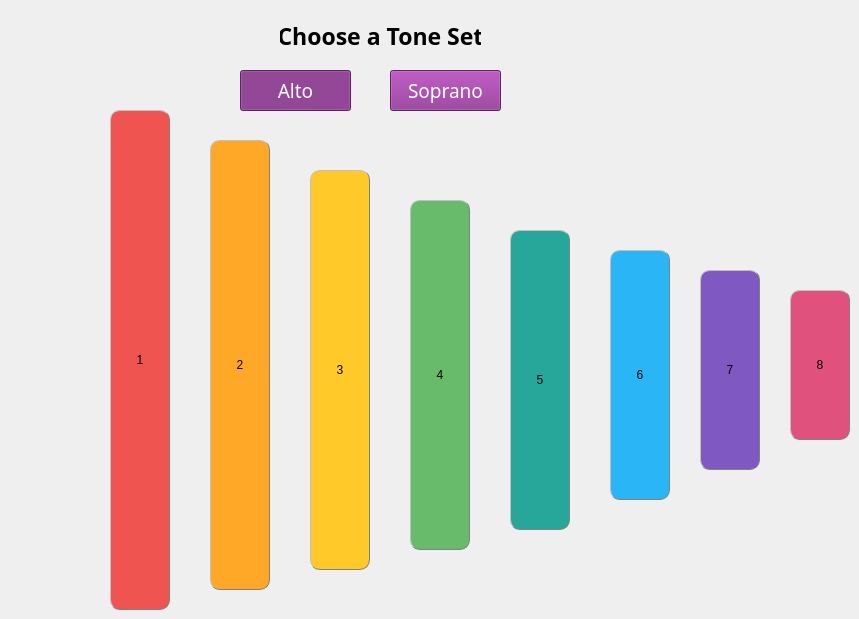
        <widget class="QWidget" name="xylophoneTab">
         <attribute name="icon">
          <iconset resource="../../../../../images.qrc">
           <normaloff>:/icons/icons/xylophone-icon.png</normaloff>:/icons/icons/xylophone-icon.png</iconset>
         </attribute>
         <attribute name="title">
          <string/>
         </attribute>
         <widget class="QPushButton" name="Xylophone8KeyPushButton">
          <property name="geometry">
           <rect>
            <x>790</x>
            <y>290</y>
            <width>60</width>
            <height>150</height>
           </rect>
          </property>
          <property name="styleSheet">
           <string notr="true">QPushButton {
	border: 1.1px grey;
    border-radius: 10px;
    border-style: outset;
	background-color: rgb(224, 81, 125);
    }

QPushButton:hover {
	background-color: rgb(173, 63, 97);
    }

QPushButton:pressed {
	background-color: rgb(144, 52, 81);
    }</string>
          </property>
          <property name="text">
           <string>8</string>
          </property>
          <property name="shortcut">
           <string>8</string>
          </property>
         </widget>
         <widget class="QPushButton" name="Xylophone7KeyPushButton">
          <property name="geometry">
           <rect>
            <x>700</x>
            <y>270</y>
            <width>60</width>
            <height>200</height>
           </rect>
          </property>
          <property name="styleSheet">
           <string notr="true">QPushButton {
	border: 1.1px grey;
    border-radius: 10px;
    border-style: outset;
	background-color: rgb(127, 88, 194);
    }

QPushButton:hover {
	background-color: rgb(99, 69, 152);
    }

QPushButton:pressed {
	background-color: rgb(82, 57, 125);
    }</string>
          </property>
          <property name="text">
           <string>7</string>
          </property>
          <property name="shortcut">
           <string>7</string>
          </property>
         </widget>
         <widget class="QPushButton" name="Xylophone6KeyPushButton">
          <property name="geometry">
           <rect>
            <x>610</x>
            <y>250</y>
            <width>60</width>
            <height>250</height>
           </rect>
          </property>
          <property name="styleSheet">
           <string notr="true">QPushButton {
	border: 1.1px grey;
    border-radius: 10px;
    border-style: outset;
	background-color: rgb(42, 182, 246);
    }

QPushButton:hover {
	background-color: rgb(34, 153, 204);
    }

QPushButton:pressed {
	background-color: rgb(26, 116, 154);
    }</string>
          </property>
          <property name="text">
           <string>6</string>
          </property>
          <property name="shortcut">
           <string>6</string>
          </property>
         </widget>
         <widget class="QPushButton" name="Xylophone5KeyPushButton">
          <property name="geometry">
           <rect>
            <x>510</x>
            <y>230</y>
            <width>60</width>
            <height>300</height>
           </rect>
          </property>
          <property name="styleSheet">
           <string notr="true">QPushButton {
	border: 1.1px grey;
    border-radius: 10px;
    border-style: outset;
	background-color: rgb(39, 166, 154);
    }

QPushButton:hover {
	background-color: rgb(32, 136, 126);
    }

QPushButton:pressed {
	background-color: rgb(27, 115, 106);
    }</string>
          </property>
          <property name="text">
           <string>5</string>
          </property>
          <property name="shortcut">
           <string>5</string>
          </property>
         </widget>
         <widget class="QPushButton" name="Xylophone4KeyPushButton">
          <property name="geometry">
           <rect>
            <x>410</x>
            <y>200</y>
            <width>60</width>
            <height>350</height>
           </rect>
          </property>
          <property name="styleSheet">
           <string notr="true">QPushButton {
	border: 1.1px grey;
    border-radius: 10px;
    border-style: outset;
	background-color: rgb(103, 187, 107);
    }

QPushButton:hover {
	background-color: rgb(84, 153, 87);
    }

QPushButton:pressed {
	background-color: rgb(69, 126, 71);
    }</string>
          </property>
          <property name="text">
           <string>4</string>
          </property>
          <property name="shortcut">
           <string>4</string>
          </property>
         </widget>
         <widget class="QPushButton" name="Xylophone3KeyPushButton">
          <property name="geometry">
           <rect>
            <x>310</x>
            <y>170</y>
            <width>60</width>
            <height>400</height>
           </rect>
          </property>
          <property name="styleSheet">
           <string notr="true">QPushButton {
	border: 1.1px grey;
    border-radius: 10px;
    border-style: outset;
	background-color: rgb(255, 202, 41);
    }

QPushButton:hover {
	background-color: rgb(220, 174, 35);
    }

QPushButton:pressed {
	background-color: rgb(182, 144, 28);
    }</string>
          </property>
          <property name="text">
           <string>3</string>
          </property>
          <property name="shortcut">
           <string>3</string>
          </property>
         </widget>
         <widget class="QPushButton" name="Xylophone2KeyPushButton">
          <property name="geometry">
           <rect>
            <x>210</x>
            <y>140</y>
            <width>60</width>
            <height>450</height>
           </rect>
          </property>
          <property name="styleSheet">
           <string notr="true">QPushButton {
	border: 1.1px grey;
    border-radius: 10px;
    border-style: outset;
	background-color: rgb(255, 167, 39);
    }

QPushButton:hover {
	background-color: rgb(190, 124, 24);
    }

QPushButton:pressed {
	background-color: rgb(167, 109, 21);
    }</string>
          </property>
          <property name="text">
           <string>2</string>
          </property>
          <property name="shortcut">
           <string>2</string>
          </property>
         </widget>
         <widget class="QPushButton" name="Xylophone1KeyPushButton">
          <property name="geometry">
           <rect>
            <x>110</x>
            <y>110</y>
            <width>60</width>
            <height>500</height>
           </rect>
          </property>
          <property name="styleSheet">
           <string notr="true">QPushButton {
	border: 1.1px grey;
    border-radius: 10px;
    border-style: outset;
	background-color: rgb(239, 84, 81);
    }

QPushButton:hover {
	background-color: rgb(204, 71, 69);
    }

QPushButton:pressed {
	background-color: rgb(139, 47, 47);
    }</string>
          </property>
          <property name="text">
           <string>1</string>
          </property>
          <property name="shortcut">
           <string>1</string>
          </property>
         </widget>
         <widget class="QPushButton" name="XylophoneAltoModePushButton">
          <property name="geometry">
           <rect>
            <x>240</x>
            <y>70</y>
            <width>111</width>
            <height>41</height>
           </rect>
          </property>
          <property name="font">
           <font>
            <family>Gabriola</family>
            <pointsize>14</pointsize>
            <weight>50</weight>
            <bold>false</bold>
           </font>
          </property>
          <property name="styleSheet">
           <string notr="true">QPushButton {
	color: rgb(255, 255, 255);
	background-color: rgb(140, 44, 145);
    }

QPushButton:hover {
	background-color: rgb(123, 38, 128);
    }

QPushButton:pressed {
	background-color: rgb(97, 30, 100);
    }</string>
          </property>
          <property name="text">
           <string>Alto</string>
          </property>
          <property name="checkable">
           <bool>true</bool>
          </property>
          <property name="checked">
           <bool>true</bool>
          </property>
          <attribute name="buttonGroup">
           <string notr="true">buttonGroup_2</string>
          </attribute>
         </widget>
         <widget class="QPushButton" name="XylophoneSopranoModePushButton">
          <property name="geometry">
           <rect>
            <x>390</x>
            <y>70</y>
            <width>111</width>
            <height>41</height>
           </rect>
          </property>
          <property name="font">
           <font>
            <family>Gabriola</family>
            <pointsize>14</pointsize>
            <weight>50</weight>
            <bold>false</bold>
           </font>
          </property>
          <property name="styleSheet">
           <string notr="true">QPushButton {
	color: rgb(255, 255, 255);
	background-color: rgb(140, 44, 145);
    }

QPushButton:hover {
	background-color: rgb(123, 38, 128);
    }

QPushButton:pressed {
	background-color: rgb(97, 30, 100);
    }</string>
          </property>
          <property name="text">
           <string>Soprano</string>
          </property>
          <property name="checkable">
           <bool>true</bool>
          </property>
          <attribute name="buttonGroup">
           <string notr="true">buttonGroup_2</string>
          </attribute>
         </widget>
         <widget class="QLabel" name="XylophoneLabel">
          <property name="geometry">
           <rect>
            <x>280</x>
            <y>20</y>
            <width>201</width>
            <height>31</height>
           </rect>
          </property>
          <property name="font">
           <font>
            <family>Gabriola</family>
            <pointsize>17</pointsize>
            <weight>75</weight>
            <bold>true</bold>
           </font>
          </property>
          <property name="text">
           <string>Choose a Tone Set</string>
          </property>
          <property name="alignment">
           <set>Qt::AlignCenter</set>
          </property>
         </widget>
         <widget class="QLabel" name="label">
          <property name="geometry">
           <rect>
            <x>760</x>
            <y>120</y>
            <width>71</width>
            <height>71</height>
           </rect>
          </property>
          <property name="text">
           <string/>
          </property>
          <property name="pixmap">
           <pixmap resource="../../../../../images.qrc">:/icons/icons/music.png</pixmap>
          </property>
          <property name="scaledContents">
           <bool>true</bool>
          </property>
         </widget>
         <widget class="QLabel" name="label_2">
          <property name="geometry">
           <rect>
            <x>10</x>
            <y>520</y>
            <width>61</width>
            <height>61</height>
           </rect>
          </property>
          <property name="text">
           <string/>
          </property>
          <property name="pixmap">
           <pixmap resource="../../../../../images.qrc">:/icons/icons/music-notes.png</pixmap>
          </property>
          <property name="scaledContents">
           <bool>true</bool>
          </property>
         </widget>
         <widget class="QLabel" name="label_3">
          <property name="geometry">
           <rect>
            <x>30</x>
            <y>30</y>
            <width>61</width>
            <height>61</height>
           </rect>
          </property>
          <property name="text">
           <string/>
          </property>
          <property name="pixmap">
           <pixmap resource="../../../../../images.qrc">:/icons/icons/music (1).png</pixmap>
          </property>
          <property name="scaledContents">
           <bool>true</bool>
          </property>
         </widget>
         <widget class="QLabel" name="label_4">
          <property name="geometry">
           <rect>
            <x>750</x>
            <y>500</y>
            <width>61</width>
            <height>61</height>
           </rect>
          </property>
          <property name="text">
           <string/>
          </property>
          <property name="pixmap">
           <pixmap resource="../../../../../images.qrc">:/icons/icons/musical-note.png</pixmap>
          </property>
          <property name="scaledContents">
           <bool>true</bool>
          </property>
         </widget>
         <widget class="QLabel" name="label_18">
          <property name="geometry">
           <rect>
            <x>660</x>
            <y>40</y>
            <width>61</width>
            <height>61</height>
           </rect>
          </property>
          <property name="text">
           <string/>
          </property>
          <property name="pixmap">
           <pixmap resource="../../../../../images.qrc">:/icons/icons/musical-notes.png</pixmap>
          </property>
          <property name="scaledContents">
           <bool>true</bool>
          </property>
         </widget>
        </widget>
